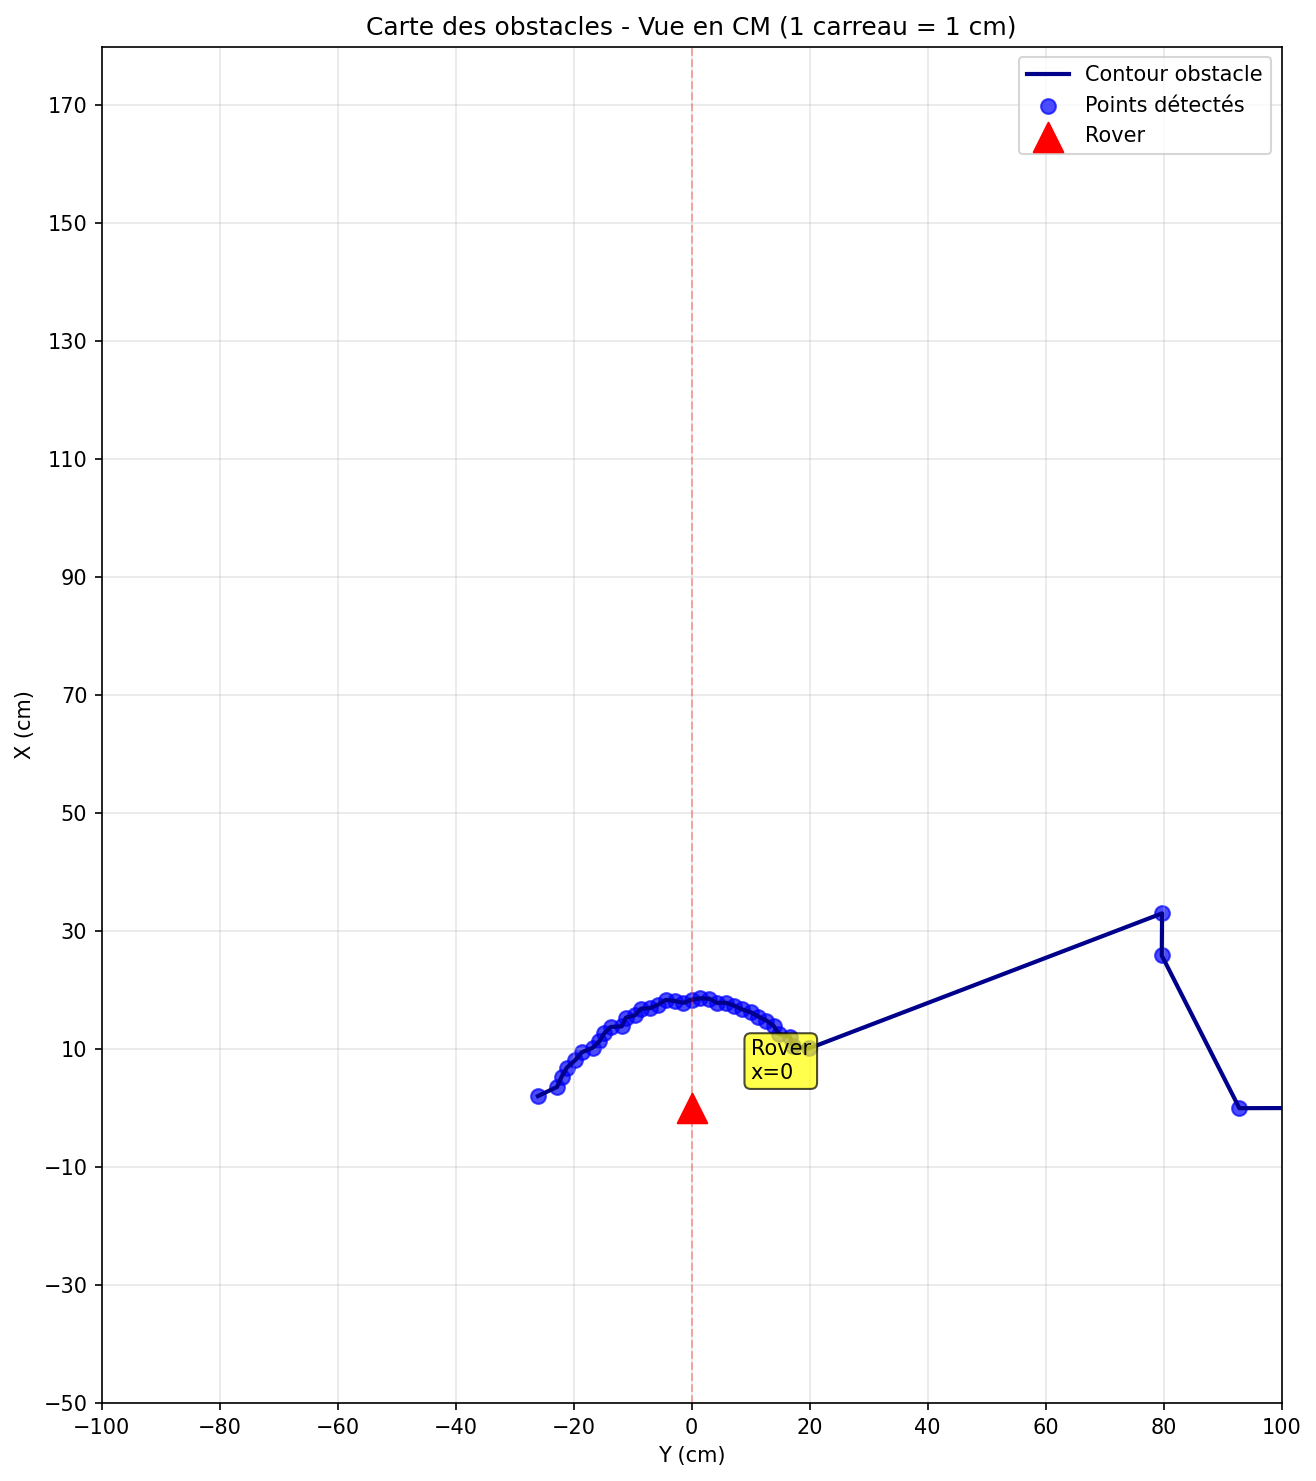

The script that saved this image:
import matplotlib
matplotlib.use('Agg')  # Mode non-interactif pour matplotlib
import matplotlib.pyplot as plt
import plotly.graph_objects as go

# Copie ici le contenu de points.txt
data =[
 (0.0205, -0.2608),
 (0.0361, -0.2282),
 (0.0530, -0.2208),
 (0.0688, -0.2116),
 (0.0817, -0.1973),
 (0.0949, -0.1862),
 (0.1026, -0.1674),
 (0.1136, -0.1564),
 (0.1267, -0.1484),
 (0.1376, -0.1376),
 (0.1388, -0.1186),
 (0.1536, -0.1116),
 (0.1573, -0.0964),
 (0.1686, -0.0859),
 (0.1698, -0.0703),
 (0.1754, -0.0570),
 (0.1835, -0.0441),
 (0.1817, -0.0288),
 (0.1786, -0.0141),
 (0.1839, 0.0000),
 (0.1863, 0.0147),
 (0.1857, 0.0294),
 (0.1785, 0.0429),
 (0.1788, 0.0581),
 (0.1739, 0.0720),
 (0.1675, 0.0854),
 (0.1628, 0.0998),
 (0.1554, 0.1129),
 (0.1484, 0.1267),
 (0.1392, 0.1392),
 (0.1260, 0.1475),
 (0.1210, 0.1666),
 (0.1054, 0.1721),
 (0.1013, 0.1987),
 (0.3303, 0.7974),
 (0.2589, 0.7969),
 (-0.0000, 0.9285),
 (0.0514, 24.6753),
 (0.0779, 24.6757),
 (0.0992, 24.6947),
 (0.0925, 24.7767),
 (0.1033, 24.7972),
 (0.1165, 24.8098),
 (0.1268, 24.8255),
 (0.1418, 24.8340),
 (0.1574, 24.8426),
 (0.1656, 24.8586),
 (0.1760, 24.8721),
 (0.1767, 24.8917),
 (0.1848, 24.9058),
 (0.1966, 24.9186),
 (0.1979, 24.9357),
 (0.2002, 24.9519),
 (0.2057, 24.9674),
 (0.2076, 24.9837),
 (0.2076, 25.0000),
 (0.2117, 25.0167),
 (0.2064, 25.0327),
 (0.2106, 25.0506),
 (0.2019, 25.0656),
 (0.2043, 25.0846),
 (0.1971, 25.1004),
 (0.1886, 25.1156),
 (0.1894, 25.1376),
 (0.1750, 25.1495),
 (0.6216, 25.6216),
 (0.5578, 25.6531),
 (0.5232, 25.7201),
 (0.4546, 25.7418),
 (0.4067, 25.7981),
 (0.2040, 25.6280),
 (0.1383, 25.5759),
 (0.0943, 25.5956),
 (0.0461, 25.5854),
 (-0.0000, 25.5783),
 (0.0537, 49.6610),
 (0.0801, 49.6664),
 (0.0797, 49.7547),
 (0.0858, 49.7928),
 (0.1021, 49.7996),
 (0.1153, 49.8119),
 (0.1238, 49.8296),
 (0.1382, 49.8382),
 (0.1486, 49.8514),
 (0.1624, 49.8613),
 (0.1694, 49.8769),
 (0.1821, 49.8884),
 (0.1862, 49.9051),
 (0.1929, 49.9201),
 (0.1979, 49.9357),
 (0.2017, 49.9516),
 (0.2057, 49.9674),
 (0.2076, 49.9837),
 (0.2023, 50.0000),
 (0.2037, 50.0160),
 (0.2030, 50.0322),
 (0.2065, 50.0496),
 (0.1853, 50.0602),
 (0.2043, 50.0846),
 (0.1936, 50.0986),
 (0.1997, 50.1224),
 (0.1861, 50.1352),
 (0.1944, 50.1660),
 (0.2046, 50.2046),
 (0.5190, 50.6077),
 (0.4741, 50.6526),
 (0.4282, 50.6988),
 (0.3916, 50.7686),
 (0.3642, 50.8794),
 (0.1962, 50.6037),
 (0.1432, 50.5966),
 (0.0933, 50.5890),
 (0.0454, 50.5774),
 (-0.0000, 50.5916),
 (0.0406, 74.7439),
 (0.0768, 74.6800),
 (0.0786, 74.7580),
 (0.0909, 74.7804),
 (0.1055, 74.7929),
 (0.1168, 74.8094),
 (0.1315, 74.8190),
 (0.1422, 74.8335),
 (0.1513, 74.8487),
 (0.1660, 74.8582),
 (0.1694, 74.8769),
 (0.1821, 74.8884),
 (0.1825, 74.9070),
 (0.1929, 74.9201),
 (0.2021, 74.9343),
 (0.1982, 74.9524),
 (0.2057, 74.9674),
 (0.2076, 74.9837),
 (0.2125, 75.0000),
 (0.2117, 75.0167),
 (0.2097, 75.0332),
 (0.2007, 75.0482),
 (0.2019, 75.0656),
 (0.2037, 75.0844),
 (0.1856, 75.0945),
 (0.1886, 75.1156),
 (0.1895, 75.1377),
 (0.1750, 75.1495),
 (0.2077, 75.2077),
 (0.5067, 75.5932),
 (0.4734, 75.6516),
 (0.4144, 75.6762),
 (0.4361, 75.8558),
 (0.3669, 75.8857),
 (0.1365, 75.5686),
 (0.0936, 75.5907),
 (0.0464, 75.5899),
 (-0.0000, 75.5828)
]
# Conversion Mètres -> Centimètres pour le plot
xs = [p[0] * 100 for p in data]
ys = [p[1] * 100 for p in data]

plt.figure(figsize=(12, 10))
plt.plot(ys, xs, color='darkblue', linewidth=2, label="Contour obstacle")
plt.scatter(ys, xs, color='blue', label="Points détectés", s=50, alpha=0.7)

# --- Position du ROVER ---
# Rover à x=0, y=0 (position initiale du scan)
rover_x = 0
rover_y = 0
plt.scatter([rover_x], [rover_y], color='red', marker='^', s=200, label="Rover", zorder=5)
plt.axvline(x=0, color='red', linestyle='--', alpha=0.3, linewidth=1)  # Ligne de référence x=0
plt.text(rover_x + 10, rover_y + 5, "Rover\nx=0", fontsize=10, bbox=dict(boxstyle="round,pad=0.3", facecolor="yellow", alpha=0.7))

# --- GRILLE 1 CARREAU = 1 CM ---
# On définit une zone de vue qui couvre tous les points
plt.xlim(-100, 100)
plt.ylim(-50, 180)

# Pas de grille adapté aux nouvelles données
plt.xticks(range(-100, 101, 20)) 
plt.yticks(range(-50, 181, 20))

plt.gca().set_aspect('equal', adjustable='box')
plt.grid(True, which='both', linestyle='-', alpha=0.3)
plt.xlabel("Y (cm)")
plt.ylabel("X (cm)")
plt.title("Carte des obstacles - Vue en CM (1 carreau = 1 cm)")
plt.legend(loc='upper right')
plt.tight_layout()

# --- VERSION HTML AVEC PLOTLY ---
fig = go.Figure()

# Ajouter les points
fig.add_trace(go.Scatter(
    x=ys, 
    y=xs,
    mode='lines+markers',
    name='Contour obstacle',
    line=dict(color='darkblue', width=2),
    marker=dict(color='blue', size=5, opacity=0.7),
    hovertemplate='<b>Point</b><br>Y: %{x:.2f} cm<br>X: %{y:.2f} cm<extra></extra>'
))

# Ajouter la position du rover
fig.add_trace(go.Scatter(
    x=[rover_y],
    y=[rover_x],
    mode='markers',
    name='Rover',
    marker=dict(symbol='triangle-up', color='red', size=15),
    hovertemplate='<b>Rover</b><br>Y: %{x:.2f} cm<br>X: %{y:.2f} cm<extra></extra>'
))

# Configurer le layout
fig.update_layout(
    title='Carte des obstacles - Vue en CM (1 carreau = 1 cm)',
    xaxis_title='Y (cm)',
    yaxis_title='X (cm)',
    height=800,
    width=1000,
    hovermode='closest',
    template='plotly_white',
    xaxis=dict(
        range=[-100, 100],
        gridwidth=1,
        zeroline=True,
        zerolinewidth=2,
        zerolinecolor='red'
    ),
    yaxis=dict(
        range=[-50, 180],
        scaleanchor="x",
        scaleratio=1
    )
)

# Sauvegarder en HTML
fig.write_html("plot_map.html")
print("✓ Fichier HTML généré : plot_map.html")

# Sauvegarder le plot matplotlib en PNG
plt.savefig("plot_map.png", dpi=150, bbox_inches='tight')
print("✓ Fichier PNG généré : plot_map.png")